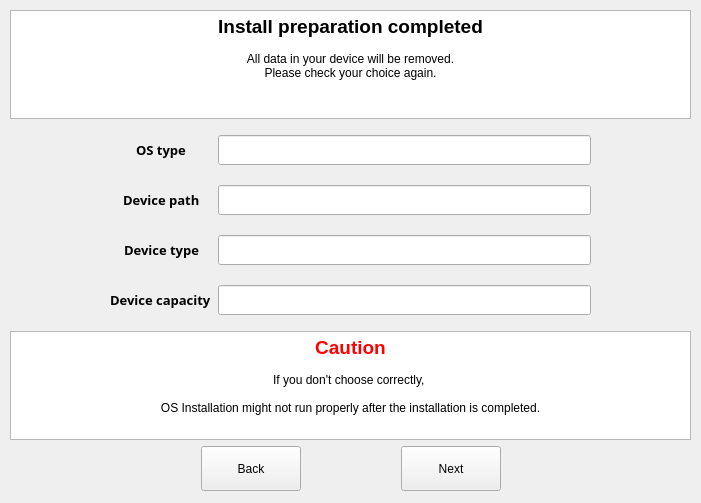
<?xml version="1.0" encoding="UTF-8"?>
<ui version="4.0">
 <class>WidgetPrepareComplete</class>
 <widget class="QWidget" name="WidgetPrepareComplete">
  <property name="geometry">
   <rect>
    <x>0</x>
    <y>0</y>
    <width>701</width>
    <height>503</height>
   </rect>
  </property>
  <property name="sizePolicy">
   <sizepolicy hsizetype="Fixed" vsizetype="Fixed">
    <horstretch>0</horstretch>
    <verstretch>0</verstretch>
   </sizepolicy>
  </property>
  <property name="maximumSize">
   <size>
    <width>16777215</width>
    <height>16777215</height>
   </size>
  </property>
  <property name="windowTitle">
   <string>Form</string>
  </property>
  <widget class="QWidget" name="verticalLayoutWidget">
   <property name="geometry">
    <rect>
     <x>10</x>
     <y>10</y>
     <width>681</width>
     <height>481</height>
    </rect>
   </property>
   <layout class="QVBoxLayout" name="verticalLayout">
    <item>
     <widget class="QTextEdit" name="textEdit">
      <property name="sizePolicy">
       <sizepolicy hsizetype="Expanding" vsizetype="Expanding">
        <horstretch>0</horstretch>
        <verstretch>0</verstretch>
       </sizepolicy>
      </property>
      <property name="verticalScrollBarPolicy">
       <enum>Qt::ScrollBarAlwaysOff</enum>
      </property>
      <property name="horizontalScrollBarPolicy">
       <enum>Qt::ScrollBarAlwaysOff</enum>
      </property>
      <property name="sizeAdjustPolicy">
       <enum>QAbstractScrollArea::AdjustIgnored</enum>
      </property>
      <property name="readOnly">
       <bool>true</bool>
      </property>
      <property name="html">
       <string>&lt;!DOCTYPE HTML PUBLIC &quot;-//W3C//DTD HTML 4.0//EN&quot; &quot;http://www.w3.org/TR/REC-html40/strict.dtd&quot;&gt;
&lt;html&gt;&lt;head&gt;&lt;meta name=&quot;qrichtext&quot; content=&quot;1&quot; /&gt;&lt;style type=&quot;text/css&quot;&gt;
p, li { white-space: pre-wrap; }
&lt;/style&gt;&lt;/head&gt;&lt;body style=&quot; font-family:'MS Shell Dlg 2'; font-size:8.25pt; font-weight:400; font-style:normal;&quot;&gt;
&lt;p align=&quot;center&quot; style=&quot; margin-top:0px; margin-bottom:0px; margin-left:0px; margin-right:0px; -qt-block-indent:0; text-indent:0px;&quot;&gt;&lt;span style=&quot; font-size:14pt; font-weight:600;&quot;&gt;Install preparation completed&lt;/span&gt;&lt;/p&gt;
&lt;p align=&quot;center&quot; style=&quot;-qt-paragraph-type:empty; margin-top:0px; margin-bottom:0px; margin-left:0px; margin-right:0px; -qt-block-indent:0; text-indent:0px; font-family:'Gulim'; font-size:9pt;&quot;&gt;&lt;br /&gt;&lt;/p&gt;
&lt;p align=&quot;center&quot; style=&quot; margin-top:0px; margin-bottom:0px; margin-left:0px; margin-right:0px; -qt-block-indent:0; text-indent:0px;&quot;&gt;&lt;span style=&quot; font-family:'Gulim'; font-size:9pt;&quot;&gt;All data in your device will be removed.&lt;/span&gt;&lt;/p&gt;
&lt;p align=&quot;center&quot; style=&quot; margin-top:0px; margin-bottom:0px; margin-left:0px; margin-right:0px; -qt-block-indent:0; text-indent:0px;&quot;&gt;&lt;span style=&quot; font-family:'Gulim'; font-size:9pt;&quot;&gt;Please check your choice again.&lt;/span&gt;&lt;/p&gt;&lt;/body&gt;&lt;/html&gt;</string>
      </property>
      <property name="textInteractionFlags">
       <set>Qt::NoTextInteraction</set>
      </property>
     </widget>
    </item>
    <item>
     <layout class="QFormLayout" name="formLayout">
      <property name="labelAlignment">
       <set>Qt::AlignCenter</set>
      </property>
      <property name="formAlignment">
       <set>Qt::AlignCenter</set>
      </property>
      <property name="verticalSpacing">
       <number>20</number>
      </property>
      <property name="leftMargin">
       <number>100</number>
      </property>
      <property name="topMargin">
       <number>10</number>
      </property>
      <property name="rightMargin">
       <number>100</number>
      </property>
      <property name="bottomMargin">
       <number>10</number>
      </property>
      <item row="0" column="0">
       <widget class="QLabel" name="label">
        <property name="sizePolicy">
         <sizepolicy hsizetype="Expanding" vsizetype="Expanding">
          <horstretch>0</horstretch>
          <verstretch>0</verstretch>
         </sizepolicy>
        </property>
        <property name="font">
         <font>
          <family>Aharoni</family>
          <pointsize>14</pointsize>
          <weight>75</weight>
          <bold>true</bold>
         </font>
        </property>
        <property name="text">
         <string>&lt;html&gt;&lt;head/&gt;&lt;body&gt;&lt;p&gt;&lt;span style=&quot; font-size:10pt;&quot;&gt;OS type&lt;/span&gt;&lt;/p&gt;&lt;/body&gt;&lt;/html&gt;</string>
        </property>
       </widget>
      </item>
      <item row="0" column="1">
       <widget class="QLineEdit" name="editVersion">
        <property name="enabled">
         <bool>true</bool>
        </property>
        <property name="sizePolicy">
         <sizepolicy hsizetype="Expanding" vsizetype="Expanding">
          <horstretch>0</horstretch>
          <verstretch>0</verstretch>
         </sizepolicy>
        </property>
        <property name="minimumSize">
         <size>
          <width>0</width>
          <height>30</height>
         </size>
        </property>
        <property name="focusPolicy">
         <enum>Qt::NoFocus</enum>
        </property>
        <property name="readOnly">
         <bool>true</bool>
        </property>
       </widget>
      </item>
      <item row="1" column="0">
       <widget class="QLabel" name="label_2">
        <property name="sizePolicy">
         <sizepolicy hsizetype="Expanding" vsizetype="Expanding">
          <horstretch>0</horstretch>
          <verstretch>0</verstretch>
         </sizepolicy>
        </property>
        <property name="font">
         <font>
          <family>Aharoni</family>
          <pointsize>14</pointsize>
          <weight>75</weight>
          <bold>true</bold>
         </font>
        </property>
        <property name="text">
         <string>&lt;html&gt;&lt;head/&gt;&lt;body&gt;&lt;p&gt;&lt;span style=&quot; font-size:10pt;&quot;&gt;Device path&lt;/span&gt;&lt;/p&gt;&lt;/body&gt;&lt;/html&gt;</string>
        </property>
       </widget>
      </item>
      <item row="1" column="1">
       <widget class="QLineEdit" name="editPath">
        <property name="sizePolicy">
         <sizepolicy hsizetype="Expanding" vsizetype="Expanding">
          <horstretch>0</horstretch>
          <verstretch>0</verstretch>
         </sizepolicy>
        </property>
        <property name="minimumSize">
         <size>
          <width>0</width>
          <height>30</height>
         </size>
        </property>
        <property name="focusPolicy">
         <enum>Qt::NoFocus</enum>
        </property>
        <property name="readOnly">
         <bool>true</bool>
        </property>
       </widget>
      </item>
      <item row="2" column="0">
       <widget class="QLabel" name="label_3">
        <property name="sizePolicy">
         <sizepolicy hsizetype="Expanding" vsizetype="Expanding">
          <horstretch>0</horstretch>
          <verstretch>0</verstretch>
         </sizepolicy>
        </property>
        <property name="font">
         <font>
          <family>Aharoni</family>
          <pointsize>14</pointsize>
          <weight>75</weight>
          <bold>true</bold>
         </font>
        </property>
        <property name="text">
         <string>&lt;html&gt;&lt;head/&gt;&lt;body&gt;&lt;p&gt;&lt;span style=&quot; font-size:10pt;&quot;&gt;Device type&lt;/span&gt;&lt;/p&gt;&lt;/body&gt;&lt;/html&gt;</string>
        </property>
       </widget>
      </item>
      <item row="2" column="1">
       <widget class="QLineEdit" name="editType">
        <property name="sizePolicy">
         <sizepolicy hsizetype="Expanding" vsizetype="Expanding">
          <horstretch>0</horstretch>
          <verstretch>0</verstretch>
         </sizepolicy>
        </property>
        <property name="minimumSize">
         <size>
          <width>0</width>
          <height>30</height>
         </size>
        </property>
        <property name="focusPolicy">
         <enum>Qt::NoFocus</enum>
        </property>
        <property name="readOnly">
         <bool>true</bool>
        </property>
       </widget>
      </item>
      <item row="3" column="0">
       <widget class="QLabel" name="label_4">
        <property name="sizePolicy">
         <sizepolicy hsizetype="Expanding" vsizetype="Expanding">
          <horstretch>0</horstretch>
          <verstretch>0</verstretch>
         </sizepolicy>
        </property>
        <property name="font">
         <font>
          <family>Aharoni</family>
          <pointsize>14</pointsize>
          <weight>75</weight>
          <bold>true</bold>
         </font>
        </property>
        <property name="text">
         <string>&lt;html&gt;&lt;head/&gt;&lt;body&gt;&lt;p&gt;&lt;span style=&quot; font-size:10pt;&quot;&gt;Device capacity&lt;/span&gt;&lt;/p&gt;&lt;/body&gt;&lt;/html&gt;</string>
        </property>
       </widget>
      </item>
      <item row="3" column="1">
       <widget class="QLineEdit" name="editSize">
        <property name="sizePolicy">
         <sizepolicy hsizetype="Expanding" vsizetype="Expanding">
          <horstretch>0</horstretch>
          <verstretch>0</verstretch>
         </sizepolicy>
        </property>
        <property name="minimumSize">
         <size>
          <width>0</width>
          <height>30</height>
         </size>
        </property>
        <property name="focusPolicy">
         <enum>Qt::NoFocus</enum>
        </property>
        <property name="readOnly">
         <bool>true</bool>
        </property>
       </widget>
      </item>
     </layout>
    </item>
    <item>
     <widget class="QTextEdit" name="textEdit_2">
      <property name="sizePolicy">
       <sizepolicy hsizetype="Expanding" vsizetype="Expanding">
        <horstretch>0</horstretch>
        <verstretch>0</verstretch>
       </sizepolicy>
      </property>
      <property name="verticalScrollBarPolicy">
       <enum>Qt::ScrollBarAlwaysOff</enum>
      </property>
      <property name="horizontalScrollBarPolicy">
       <enum>Qt::ScrollBarAlwaysOff</enum>
      </property>
      <property name="sizeAdjustPolicy">
       <enum>QAbstractScrollArea::AdjustIgnored</enum>
      </property>
      <property name="readOnly">
       <bool>true</bool>
      </property>
      <property name="html">
       <string>&lt;!DOCTYPE HTML PUBLIC &quot;-//W3C//DTD HTML 4.0//EN&quot; &quot;http://www.w3.org/TR/REC-html40/strict.dtd&quot;&gt;
&lt;html&gt;&lt;head&gt;&lt;meta name=&quot;qrichtext&quot; content=&quot;1&quot; /&gt;&lt;style type=&quot;text/css&quot;&gt;
p, li { white-space: pre-wrap; }
&lt;/style&gt;&lt;/head&gt;&lt;body style=&quot; font-family:'MS Shell Dlg 2'; font-size:8.25pt; font-weight:400; font-style:normal;&quot;&gt;
&lt;p align=&quot;center&quot; style=&quot; margin-top:0px; margin-bottom:0px; margin-left:0px; margin-right:0px; -qt-block-indent:0; text-indent:0px;&quot;&gt;&lt;span style=&quot; font-size:14pt; font-weight:600; color:#ff0000;&quot;&gt;Caution&lt;/span&gt;&lt;/p&gt;
&lt;p align=&quot;center&quot; style=&quot;-qt-paragraph-type:empty; margin-top:0px; margin-bottom:0px; margin-left:0px; margin-right:0px; -qt-block-indent:0; text-indent:0px; font-family:'Gulim'; font-size:9pt;&quot;&gt;&lt;br /&gt;&lt;/p&gt;
&lt;p align=&quot;center&quot; style=&quot; margin-top:0px; margin-bottom:0px; margin-left:0px; margin-right:0px; -qt-block-indent:0; text-indent:0px;&quot;&gt;&lt;span style=&quot; font-family:'Gulim'; font-size:9pt;&quot;&gt;If you don't choose correctly, &lt;/span&gt;&lt;/p&gt;
&lt;p align=&quot;center&quot; style=&quot; margin-top:0px; margin-bottom:0px; margin-left:0px; margin-right:0px; -qt-block-indent:0; text-indent:0px;&quot;&gt;&lt;span style=&quot; font-family:'Gulim'; font-size:9pt;&quot;&gt;		&lt;/span&gt;&lt;/p&gt;
&lt;p align=&quot;center&quot; style=&quot; margin-top:0px; margin-bottom:0px; margin-left:0px; margin-right:0px; -qt-block-indent:0; text-indent:0px;&quot;&gt;&lt;span style=&quot; font-family:'Gulim'; font-size:9pt;&quot;&gt;OS Installation might not run properly after the installation is completed.&lt;/span&gt;&lt;/p&gt;&lt;/body&gt;&lt;/html&gt;</string>
      </property>
      <property name="textInteractionFlags">
       <set>Qt::NoTextInteraction</set>
      </property>
     </widget>
    </item>
    <item>
     <layout class="QHBoxLayout" name="horizontalLayout">
      <property name="spacing">
       <number>100</number>
      </property>
      <item alignment="Qt::AlignRight">
       <widget class="QPushButton" name="btnPrev">
        <property name="enabled">
         <bool>true</bool>
        </property>
        <property name="minimumSize">
         <size>
          <width>100</width>
          <height>45</height>
         </size>
        </property>
        <property name="text">
         <string>Back</string>
        </property>
       </widget>
      </item>
      <item alignment="Qt::AlignLeft|Qt::AlignVCenter">
       <widget class="QPushButton" name="btnSetup">
        <property name="enabled">
         <bool>true</bool>
        </property>
        <property name="minimumSize">
         <size>
          <width>100</width>
          <height>45</height>
         </size>
        </property>
        <property name="text">
         <string>Next</string>
        </property>
       </widget>
      </item>
     </layout>
    </item>
   </layout>
  </widget>
 </widget>
 <resources/>
 <connections/>
</ui>
